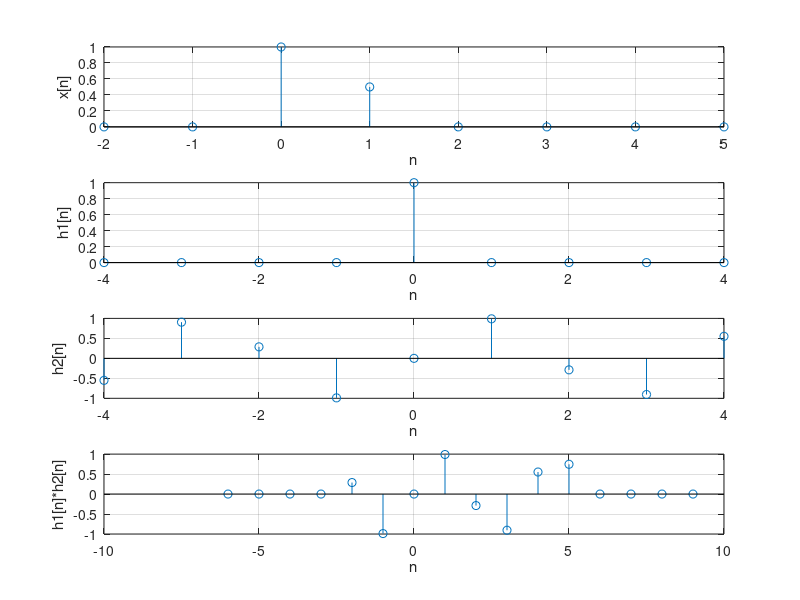

The MATLAB script that drew this image:
delta = @(n) (n ==0)
sx = -2; ex =5; dtx =sx:ex; alfa=0.5;
x= @(n) ( delta(n) + alfa*delta(n-1));

sh = -4; eh = 4; dth = sh:eh;
dty = sx+sh:ex+eh;
h1= @(n) ( (alfa.^n).*delta(n) ); 
h2= @(n) ( sin(8*n) );

y1= conv(h2(dtx), h1(dth));

subplot(411);stem(dtx,x(dtx)); grid; xlabel('n'); ylabel('x[n]');
subplot(412);stem(dth,h1(dth)); grid; xlabel('n'); ylabel('h1[n]');
subplot(413);stem(dth,h2(dth)); grid; xlabel('n'); ylabel('h2[n]');
subplot(414);stem(dty,y1); grid; xlabel('n'); ylabel('h1[n]*h2[n]');
